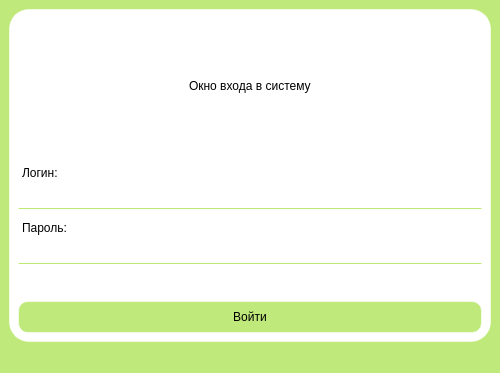
<?xml version="1.0" encoding="UTF-8"?>
<ui version="4.0">
 <class>MainWindow</class>
 <widget class="QMainWindow" name="MainWindow">
  <property name="geometry">
   <rect>
    <x>0</x>
    <y>0</y>
    <width>500</width>
    <height>373</height>
   </rect>
  </property>
  <property name="minimumSize">
   <size>
    <width>0</width>
    <height>0</height>
   </size>
  </property>
  <property name="maximumSize">
   <size>
    <width>16777215</width>
    <height>16777215</height>
   </size>
  </property>
  <property name="windowTitle">
   <string>MainWindow</string>
  </property>
  <property name="styleSheet">
   <string notr="true">background-color: rgb(191, 233, 123);
</string>
  </property>
  <widget class="QWidget" name="centralwidget">
   <property name="styleSheet">
    <string notr="true"/>
   </property>
   <layout class="QGridLayout" name="gridLayout_2">
    <item row="0" column="0">
     <widget class="QWidget" name="widget" native="true">
      <property name="styleSheet">
       <string notr="true">background-color: rgb(255, 255, 255);
border: 1px solid rgba(255, 255, 255, 140);
border-radius: 20px;</string>
      </property>
      <layout class="QGridLayout" name="gridLayout">
       <item row="0" column="0">
        <layout class="QHBoxLayout" name="horizontalLayout">
         <item>
          <spacer name="horizontalSpacer">
           <property name="orientation">
            <enum>Qt::Horizontal</enum>
           </property>
           <property name="sizeHint" stdset="0">
            <size>
             <width>40</width>
             <height>20</height>
            </size>
           </property>
          </spacer>
         </item>
         <item>
          <widget class="QLabel" name="label_4">
           <property name="text">
            <string>Окно входа в систему</string>
           </property>
          </widget>
         </item>
         <item>
          <spacer name="horizontalSpacer_2">
           <property name="orientation">
            <enum>Qt::Horizontal</enum>
           </property>
           <property name="sizeHint" stdset="0">
            <size>
             <width>40</width>
             <height>20</height>
            </size>
           </property>
          </spacer>
         </item>
        </layout>
       </item>
       <item row="1" column="0">
        <layout class="QVBoxLayout" name="verticalLayout">
         <item>
          <widget class="QLabel" name="label">
           <property name="text">
            <string>Логин:</string>
           </property>
          </widget>
         </item>
         <item>
          <widget class="QLineEdit" name="lineEdit">
           <property name="styleSheet">
            <string notr="true">border-bottom-color: rgb(190, 233, 116);</string>
           </property>
          </widget>
         </item>
         <item>
          <widget class="QLabel" name="label_2">
           <property name="text">
            <string>Пароль:</string>
           </property>
          </widget>
         </item>
         <item>
          <widget class="QLineEdit" name="lineEdit_2">
           <property name="styleSheet">
            <string notr="true">border-bottom-color: rgb(190, 233, 116);</string>
           </property>
          </widget>
         </item>
         <item>
          <widget class="QLabel" name="label_3">
           <property name="text">
            <string/>
           </property>
          </widget>
         </item>
        </layout>
       </item>
       <item row="2" column="0">
        <widget class="QPushButton" name="enter_button_Clicked">
         <property name="styleSheet">
          <string notr="true">QPushButton {
color: black;
background-color: rgb(191, 233, 123);
border-radius: 10px;
width: 120px;
height: 30px;
} 
QPushButton:hover{
background-color: rgba(191, 233,140);
}

QPushButton:pressed{
background-color: rgba(191, 233,180);
}</string>
         </property>
         <property name="text">
          <string>Войти</string>
         </property>
        </widget>
       </item>
      </layout>
     </widget>
    </item>
   </layout>
  </widget>
  <widget class="QMenuBar" name="menubar">
   <property name="geometry">
    <rect>
     <x>0</x>
     <y>0</y>
     <width>500</width>
     <height>26</height>
    </rect>
   </property>
  </widget>
  <widget class="QStatusBar" name="statusbar"/>
 </widget>
 <resources/>
 <connections/>
</ui>
